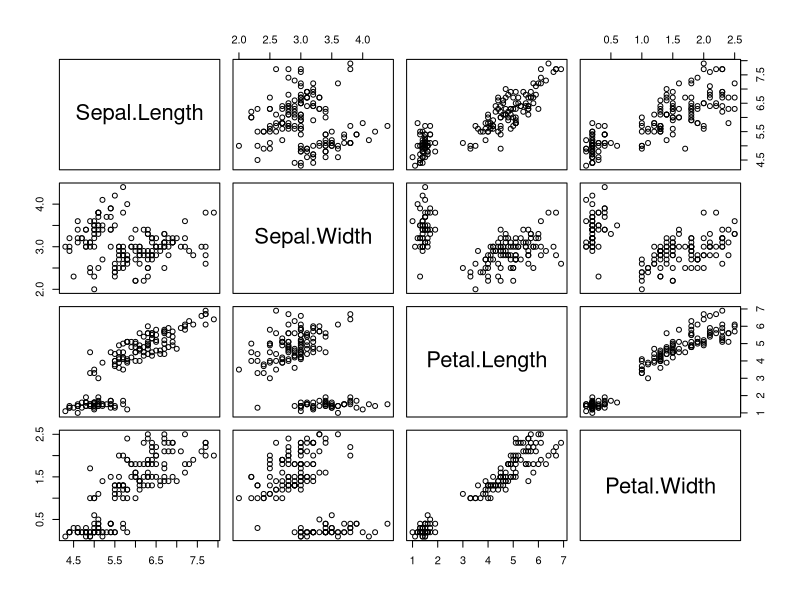
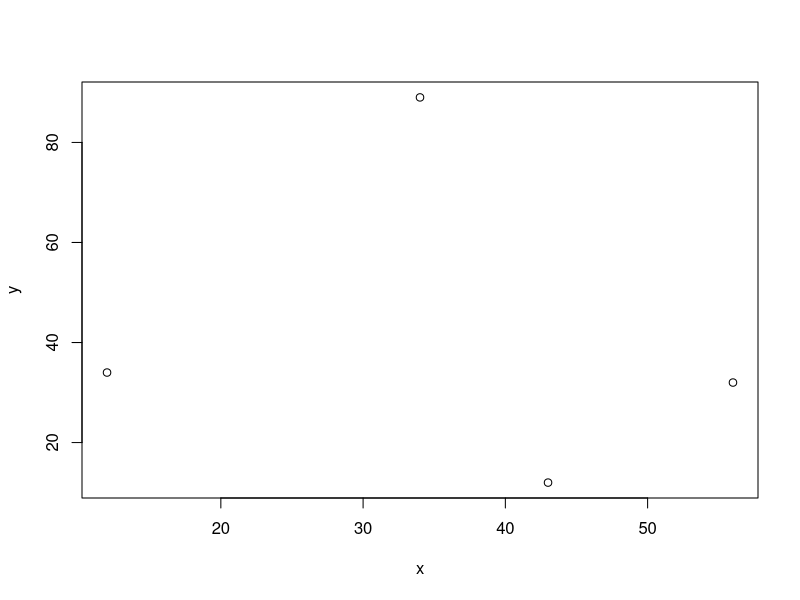

These charts were generated, in order, by the following R code:
## ---- chunk 1
install.packages("e1071")
library(e1071)
## ---- chunk 2
detach("package:e1071", unload=TRUE)
remove.packages("e1071")
## ---- chunk 3
plot(iris[,1:4])
## ---- chunk 4
x = c(12, 34, 56, 43)
y = c(34, 89, 32, 12)
plot(x, y)
